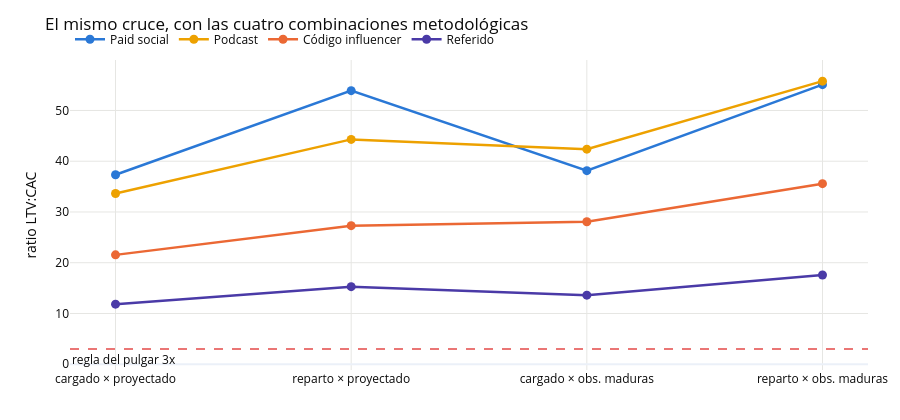

The cell this chart's notebook holds for it:
### Markdown cell above
## 4. ¿Aguanta la decisión las dos elecciones metodológicas?

El ranking de la sección 2 sale de haber elegido **CAC cargado** y **LTV proyectado**. Las dos
elecciones están justificadas en las páginas anteriores, pero un ranking que sólo se sostiene con la
combinación correcta es un ranking frágil. Conviene calcular las cuatro.

### Code cell
combos = {
    "cargado × proyectado": priced.ltv_proyectado / priced.cac_cargado,
    "reparto × proyectado": priced.ltv_proyectado / priced.cac_reparto,
    "cargado × obs. maduras": priced.ltv_observado_maduras / priced.cac_cargado,
    "reparto × obs. maduras": priced.ltv_observado_maduras / priced.cac_reparto,
}
ratios = pd.DataFrame(combos)
ranks = ratios.rank(ascending=False).astype(int)
print("Ratio LTV:CAC según las dos elecciones:")
print(ratios.round(1).to_string())
print()
print("Puesto en el ranking:")
print(ranks.to_string())
print()
movers = ranks[ranks.nunique(axis=1) > 1]
print(f"canales que cambian de puesto: {len(movers)} de {len(ranks)}")
for canal in movers.index:
    print(f"  {CHANNEL_LABEL[canal]}: puestos {sorted(set(ranks.loc[canal]))}")
print()
print(f"el ratio de un mismo canal varía hasta un "
      f"{(ratios.max(axis=1) / ratios.min(axis=1) - 1).max():.0%} según la combinación")

fig = go.Figure()
for canal in ratios.index:
    fig.add_trace(go.Scatter(x=list(ratios.columns), y=ratios.loc[canal], mode="lines+markers",
                             name=CHANNEL_LABEL[canal],
                             line=dict(color=CHANNEL_COLOR[canal], width=2.5),
                             marker=dict(size=9)))
fig.add_hline(y=HEALTHY_RATIO, line=dict(color=C_RED, width=1.5, dash="dash"),
              annotation_text=f"regla del pulgar {HEALTHY_RATIO:g}x", annotation_position="bottom left")
fig.update_layout(**{**PLOT_LAYOUT, "height": 420, "hovermode": "x unified"},
                  title="El mismo cruce, con las cuatro combinaciones metodológicas",
                  yaxis_title="ratio LTV:CAC")
fig.show()

### Figure 1 — Plotly figure (JSON) as saved in the notebook; plotly's stock layout.template omitted (floating-point values rounded to 4 significant figures)
{"data": [{"line": {"color": "#2a78d6", "width": 2.5}, "marker": {"size": 9}, "mode": "lines+markers", "name": "Paid social", "type": "scatter", "x": ["cargado × proyectado", "reparto × proyectado", "cargado × obs. maduras", "reparto × obs. maduras"], "y": [37.33, 53.91, 38.15, 55.08]}, {"line": {"color": "#eda100", "width": 2.5}, "marker": {"size": 9}, "mode": "lines+markers", "name": "Podcast", "type": "scatter", "x": ["cargado × proyectado", "reparto × proyectado", "cargado × obs. maduras", "reparto × obs. maduras"], "y": [33.65, 44.3, 42.37, 55.79]}, {"line": {"color": "#eb6834", "width": 2.5}, "marker": {"size": 9}, "mode": "lines+markers", "name": "Código influencer", "type": "scatter", "x": ["cargado × proyectado", "reparto × proyectado", "cargado × obs. maduras", "reparto × obs. maduras"], "y": [21.55, 27.31, 28.08, 35.58]}, {"line": {"color": "#4a3aa7", "width": 2.5}, "marker": {"size": 9}, "mode": "lines+markers", "name": "Referido", "type": "scatter", "x": ["cargado × proyectado", "reparto × proyectado", "cargado × obs. maduras", "reparto × obs. maduras"], "y": [11.83, 15.28, 13.61, 17.58]}], "layout": {"annotations": [{"showarrow": false, "text": "regla del pulgar 3x", "x": 0, "xanchor": "left", "xref": "x domain", "y": 3.0, "yanchor": "top", "yref": "y"}], "font": {"color": "#0b0b0b", "size": 12}, "height": 420, "hovermode": "x unified", "legend": {"orientation": "h", "x": 0, "y": 1.02, "yanchor": "bottom"}, "margin": {"b": 50, "l": 70, "r": 30, "t": 60}, "shapes": [{"line": {"color": "#e34948", "dash": "dash", "width": 1.5}, "type": "line", "x0": 0, "x1": 1, "xref": "x domain", "y0": 3.0, "y1": 3.0, "yref": "y"}], "title": {"text": "El mismo cruce, con las cuatro combinaciones metodológicas"}, "xaxis": {"gridcolor": "#e6e6e3"}, "yaxis": {"gridcolor": "#e6e6e3", "title": {"text": "ratio LTV:CAC"}}}}
